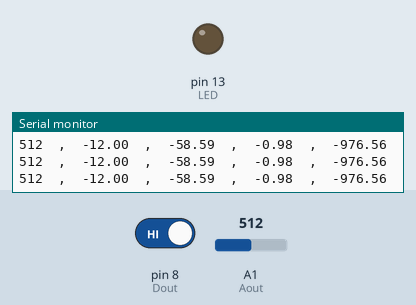
Simulated run of this sketch. Board: Arduino Uno, built with avr-gcc and run on an emulated ATmega328P. Parts: output pins drawn as LEDs (lit = HIGH), the last lines printed to the serial monitor. Inputs (shaded band) come from the test bench; at power-on: pin 8 (Dout) HIGH, A1 (Aout) = 512.

Above: at 1.2 s.
1.3 s: pin 8 (Dout) driven LOW
At 2.5 s:
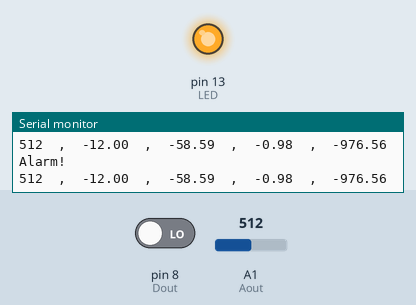
2.8 s: A1 (Aout) set to 716
5.8 s: A1 (Aout) set to 744
8.8 s: pin 8 (Dout) driven HIGH
At 10.1 s:
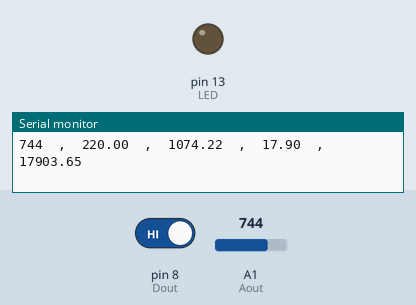
Timing chart, 0 to 11.3 s (numbered marks = the images above; inputs shaded):
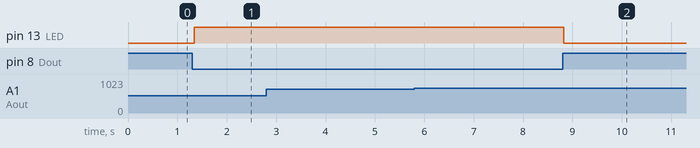

The sketch:

socket02.ino
```cpp
#define Aout A1
#define Dout 8
#define LED 13
#define MidValue 524
void setup()
{
  pinMode(Dout,INPUT);
  pinMode(Aout,INPUT);
  pinMode(LED,OUTPUT);
  Serial.begin(9600);
}

void loop()
{
  int Value = analogRead(Aout);
  double Angv= (double)(Value - MidValue) ;
   double Mv = Angv * 5000/1024 ;
   double Amp = Mv /60 ;
   double mAmp = Amp * 1000 ;
 // Serial.print("Aout Value =( ");
  Serial.print(Value);
  Serial.print("  ,  ");
  Serial.print(Angv);
  Serial.print("  ,  ");
  Serial.print(Mv);
  Serial.print("  ,  ");
  Serial.print(Amp) ;
  Serial.print("  ,  ");
  Serial.print(mAmp) ;
//  Serial.print(")\n");
  Serial.print("\n");
  //(30/1000) *1024/5
  if(digitalRead(Dout) == LOW)
  {
    Serial.println("Alarm!");
    digitalWrite(LED,HIGH);
  }
  else
  {
    digitalWrite(LED,LOW);
  }

  delay(18);
}
```

Measured:
- after the input at 1.3 s, pin 13 (LED): LOW → HIGH at once
- after the input at 8.8 s, pin 13 (LED): HIGH → LOW at once
